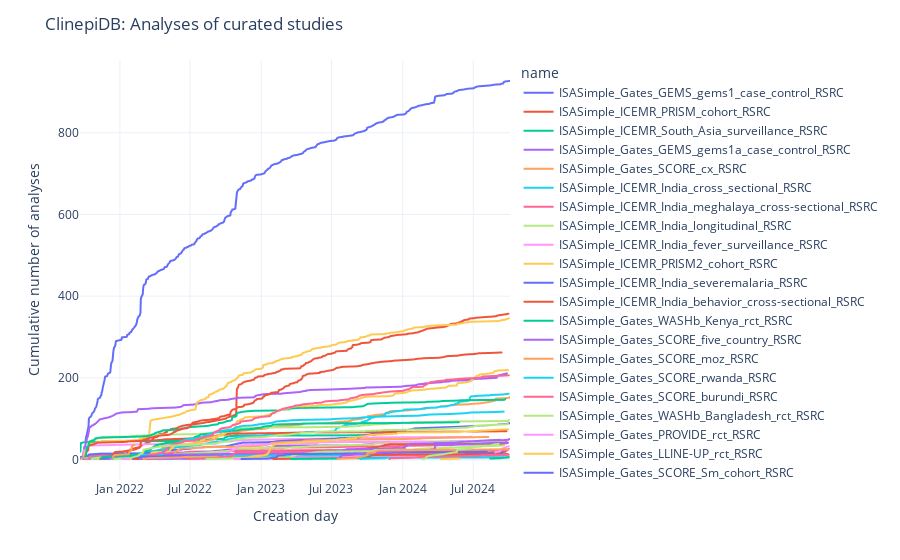

The notebook cell this image was saved under:
### Code cell
# Plot! We want a line plot with all in gray except the HMP studies.

# Approach - plot all in gray, then add the trace lines for hmp studies after
study_names = pd.unique(df_study_analyses.name)

fig = px.line(
  df_study_analyses,
  x='creation_day',
  y='cum_sum_analyses_created',
  color='name'
)

fig.update_layout(
  title="ClinepiDB: Analyses of curated studies",
  xaxis_title="Creation day",
  yaxis_title="Cumulative number of analyses"
)

fig.show()
